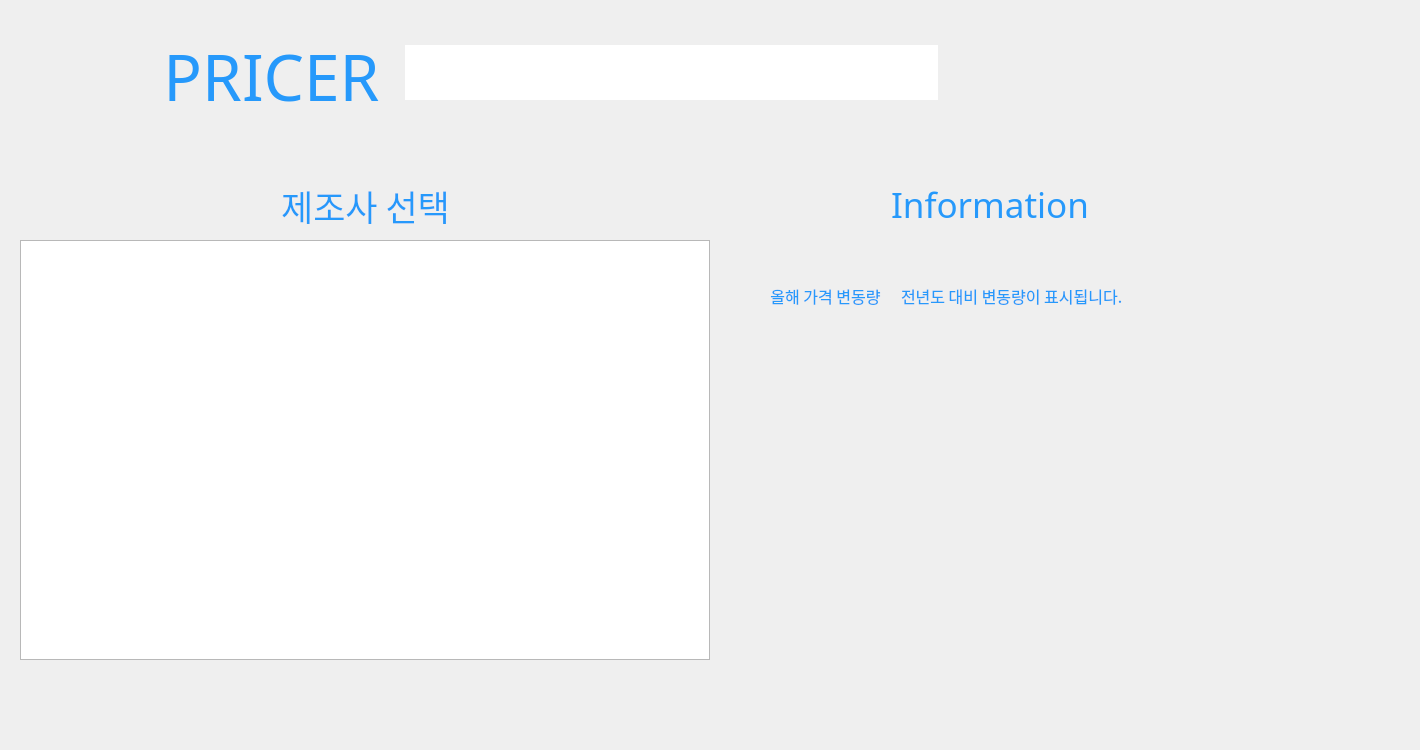
   <widget class="QWidget" name="tab_4">
    <attribute name="title">
     <string>제조사별</string>
    </attribute>
    <widget class="QTableWidget" name="company">
     <property name="geometry">
      <rect>
       <x>20</x>
       <y>240</y>
       <width>690</width>
       <height>420</height>
      </rect>
     </property>
     <property name="editTriggers">
      <set>QAbstractItemView::EditKeyPressed|QAbstractItemView::SelectedClicked</set>
     </property>
     <property name="defaultDropAction">
      <enum>Qt::IgnoreAction</enum>
     </property>
     <property name="alternatingRowColors">
      <bool>true</bool>
     </property>
     <property name="selectionBehavior">
      <enum>QAbstractItemView::SelectRows</enum>
     </property>
    </widget>
    <widget class="QWidget" name="verticalLayoutWidget_3">
     <property name="geometry">
      <rect>
       <x>770</x>
       <y>360</y>
       <width>461</width>
       <height>301</height>
      </rect>
     </property>
     <layout class="QVBoxLayout" name="companygraph"/>
    </widget>
    <widget class="QWidget" name="formLayoutWidget_3">
     <property name="geometry">
      <rect>
       <x>770</x>
       <y>240</y>
       <width>451</width>
       <height>111</height>
      </rect>
     </property>
     <layout class="QFormLayout" name="formLayout_3">
      <property name="fieldGrowthPolicy">
       <enum>QFormLayout::ExpandingFieldsGrow</enum>
      </property>
      <property name="labelAlignment">
       <set>Qt::AlignLeading|Qt::AlignLeft|Qt::AlignVCenter</set>
      </property>
      <property name="formAlignment">
       <set>Qt::AlignLeading|Qt::AlignLeft|Qt::AlignVCenter</set>
      </property>
      <property name="horizontalSpacing">
       <number>20</number>
      </property>
      <property name="verticalSpacing">
       <number>10</number>
      </property>
      <item row="0" column="0">
       <widget class="QLabel" name="label_10">
        <property name="font">
         <font>
          <family>나눔스퀘어 ExtraBold</family>
          <pointsize>12</pointsize>
         </font>
        </property>
        <property name="text">
         <string>&lt;html&gt;&lt;head/&gt;&lt;body&gt;&lt;p&gt;&lt;span style=&quot; color:#2699fb;&quot;&gt;올해 가격 변동량&lt;/span&gt;&lt;/p&gt;&lt;/body&gt;&lt;/html&gt;</string>
        </property>
        <property name="alignment">
         <set>Qt::AlignCenter</set>
        </property>
       </widget>
      </item>
      <item row="0" column="1">
       <widget class="QLabel" name="companydifflabel">
        <property name="font">
         <font>
          <family>나눔스퀘어 ExtraBold</family>
          <pointsize>12</pointsize>
         </font>
        </property>
        <property name="text">
         <string>&lt;html&gt;&lt;head/&gt;&lt;body&gt;&lt;p&gt;&lt;span style=&quot; color:#2699fb;&quot;&gt;전년도 대비 변동량이 표시됩니다.&lt;/span&gt;&lt;/p&gt;&lt;/body&gt;&lt;/html&gt;</string>
        </property>
       </widget>
      </item>
     </layout>
    </widget>
    <widget class="QLabel" name="label_37">
     <property name="geometry">
      <rect>
       <x>-20</x>
       <y>-10</y>
       <width>1411</width>
       <height>741</height>
      </rect>
     </property>
     <property name="text">
      <string/>
     </property>
     <property name="pixmap">
      <pixmap>ui 배경4.png</pixmap>
     </property>
    </widget>
    <widget class="QLabel" name="label_40">
     <property name="geometry">
      <rect>
       <x>16</x>
       <y>236</y>
       <width>699</width>
       <height>429</height>
      </rect>
     </property>
     <property name="text">
      <string/>
     </property>
     <property name="pixmap">
      <pixmap>품목배경2.png</pixmap>
     </property>
    </widget>
    <widget class="QLabel" name="label_28">
     <property name="geometry">
      <rect>
       <x>1231</x>
       <y>236</y>
       <width>5</width>
       <height>111</height>
      </rect>
     </property>
     <property name="text">
      <string/>
     </property>
     <property name="pixmap">
      <pixmap>품목배경2.png</pixmap>
     </property>
    </widget>
    <widget class="QLabel" name="label_29">
     <property name="geometry">
      <rect>
       <x>735</x>
       <y>659</y>
       <width>501</width>
       <height>5</height>
      </rect>
     </property>
     <property name="text">
      <string/>
     </property>
     <property name="pixmap">
      <pixmap>품목배경2.png</pixmap>
     </property>
    </widget>
    <widget class="QLabel" name="label_30">
     <property name="geometry">
      <rect>
       <x>735</x>
       <y>345</y>
       <width>501</width>
       <height>5</height>
      </rect>
     </property>
     <property name="text">
      <string/>
     </property>
     <property name="pixmap">
      <pixmap>품목배경2.png</pixmap>
     </property>
    </widget>
    <widget class="QLabel" name="label_31">
     <property name="geometry">
      <rect>
       <x>735</x>
       <y>355</y>
       <width>5</width>
       <height>306</height>
      </rect>
     </property>
     <property name="text">
      <string/>
     </property>
     <property name="pixmap">
      <pixmap>품목배경2.png</pixmap>
     </property>
    </widget>
    <widget class="QLabel" name="label_32">
     <property name="geometry">
      <rect>
       <x>735</x>
       <y>236</y>
       <width>501</width>
       <height>5</height>
      </rect>
     </property>
     <property name="text">
      <string/>
     </property>
     <property name="pixmap">
      <pixmap>품목배경2.png</pixmap>
     </property>
    </widget>
    <widget class="QLabel" name="label_41">
     <property name="geometry">
      <rect>
       <x>735</x>
       <y>236</y>
       <width>5</width>
       <height>111</height>
      </rect>
     </property>
     <property name="text">
      <string/>
     </property>
     <property name="pixmap">
      <pixmap>품목배경2.png</pixmap>
     </property>
    </widget>
    <widget class="QLabel" name="label_42">
     <property name="geometry">
      <rect>
       <x>735</x>
       <y>355</y>
       <width>501</width>
       <height>5</height>
      </rect>
     </property>
     <property name="text">
      <string/>
     </property>
     <property name="pixmap">
      <pixmap>품목배경2.png</pixmap>
     </property>
    </widget>
    <widget class="QLabel" name="label_43">
     <property name="geometry">
      <rect>
       <x>1231</x>
       <y>356</y>
       <width>5</width>
       <height>306</height>
      </rect>
     </property>
     <property name="text">
      <string/>
     </property>
     <property name="pixmap">
      <pixmap>품목배경2.png</pixmap>
     </property>
    </widget>
    <widget class="QLabel" name="label_65">
     <property name="geometry">
      <rect>
       <x>260</x>
       <y>180</y>
       <width>211</width>
       <height>51</height>
      </rect>
     </property>
     <property name="font">
      <font>
       <family>나눔스퀘어 ExtraBold</family>
       <pointsize>12</pointsize>
      </font>
     </property>
     <property name="text">
      <string>&lt;html&gt;&lt;head/&gt;&lt;body&gt;&lt;p&gt;&lt;span style=&quot; font-size:26pt; color:#2699fb;&quot;&gt;제조사 선택&lt;/span&gt;&lt;/p&gt;&lt;/body&gt;&lt;/html&gt;</string>
     </property>
     <property name="alignment">
      <set>Qt::AlignCenter</set>
     </property>
    </widget>
    <widget class="QLabel" name="label_66">
     <property name="geometry">
      <rect>
       <x>865</x>
       <y>180</y>
       <width>250</width>
       <height>41</height>
      </rect>
     </property>
     <property name="font">
      <font>
       <family>나눔스퀘어 ExtraBold</family>
       <pointsize>12</pointsize>
      </font>
     </property>
     <property name="text">
      <string>&lt;html&gt;&lt;head/&gt;&lt;body&gt;&lt;p&gt;&lt;span style=&quot; font-size:26pt; color:#2699fb;&quot;&gt;Information&lt;/span&gt;&lt;/p&gt;&lt;/body&gt;&lt;/html&gt;</string>
     </property>
     <property name="alignment">
      <set>Qt::AlignCenter</set>
     </property>
    </widget>
    <widget class="QLabel" name="label_71">
     <property name="geometry">
      <rect>
       <x>400</x>
       <y>40</y>
       <width>600</width>
       <height>5</height>
      </rect>
     </property>
     <property name="text">
      <string/>
     </property>
     <property name="pixmap">
      <pixmap>품목배경2.png</pixmap>
     </property>
    </widget>
    <widget class="QLabel" name="label_72">
     <property name="geometry">
      <rect>
       <x>400</x>
       <y>100</y>
       <width>600</width>
       <height>5</height>
      </rect>
     </property>
     <property name="text">
      <string/>
     </property>
     <property name="pixmap">
      <pixmap>품목배경2.png</pixmap>
     </property>
    </widget>
    <widget class="QLabel" name="label_77">
     <property name="geometry">
      <rect>
       <x>1000</x>
       <y>40</y>
       <width>5</width>
       <height>65</height>
      </rect>
     </property>
     <property name="text">
      <string/>
     </property>
     <property name="pixmap">
      <pixmap>품목배경2.png</pixmap>
     </property>
    </widget>
    <widget class="QLabel" name="label_78">
     <property name="geometry">
      <rect>
       <x>400</x>
       <y>40</y>
       <width>5</width>
       <height>65</height>
      </rect>
     </property>
     <property name="text">
      <string/>
     </property>
     <property name="pixmap">
      <pixmap>품목배경2.png</pixmap>
     </property>
    </widget>
    <widget class="QWidget" name="horizontalLayoutWidget_5">
     <property name="geometry">
      <rect>
       <x>30</x>
       <y>30</y>
       <width>350</width>
       <height>92</height>
      </rect>
     </property>
     <layout class="QHBoxLayout" name="horizontalLayout_6">
      <item>
       <widget class="QLabel" name="label_91">
        <property name="text">
         <string/>
        </property>
        <property name="pixmap">
         <pixmap>로고3.png</pixmap>
        </property>
       </widget>
      </item>
      <item>
       <widget class="QLabel" name="label_92">
        <property name="font">
         <font>
          <family>나눔스퀘어 ExtraBold</family>
          <pointsize>12</pointsize>
         </font>
        </property>
        <property name="text">
         <string>&lt;html&gt;&lt;head/&gt;&lt;body&gt;&lt;p&gt;&lt;span style=&quot; font-size:48pt; color:#2699fb;&quot;&gt;PRICER&lt;/span&gt;&lt;/p&gt;&lt;/body&gt;&lt;/html&gt;</string>
        </property>
        <property name="alignment">
         <set>Qt::AlignCenter</set>
        </property>
       </widget>
      </item>
     </layout>
    </widget>
    <widget class="QLineEdit" name="companyText">
     <property name="geometry">
      <rect>
       <x>405</x>
       <y>45</y>
       <width>533</width>
       <height>55</height>
      </rect>
     </property>
     <property name="font">
      <font>
       <family>나눔스퀘어 ExtraBold</family>
       <pointsize>12</pointsize>
       <weight>75</weight>
       <bold>true</bold>
      </font>
     </property>
     <property name="frame">
      <bool>false</bool>
     </property>
     <property name="cursorPosition">
      <number>0</number>
     </property>
     <property name="clearButtonEnabled">
      <bool>false</bool>
     </property>
    </widget>
    <widget class="QPushButton" name="companyButton">
     <property name="geometry">
      <rect>
       <x>938</x>
       <y>44</y>
       <width>63</width>
       <height>57</height>
      </rect>
     </property>
     <property name="text">
      <string> </string>
     </property>
     <property name="checkable">
      <bool>false</bool>
     </property>
     <property name="default">
      <bool>false</bool>
     </property>
     <property name="flat">
      <bool>true</bool>
     </property>
    </widget>
    <widget class="QLabel" name="label_84">
     <property name="geometry">
      <rect>
       <x>940</x>
       <y>40</y>
       <width>61</width>
       <height>61</height>
      </rect>
     </property>
     <property name="text">
      <string/>
     </property>
     <property name="pixmap">
      <pixmap>checkbox.png</pixmap>
     </property>
    </widget>
    <zorder>label_37</zorder>
    <zorder>verticalLayoutWidget_3</zorder>
    <zorder>formLayoutWidget_3</zorder>
    <zorder>label_40</zorder>
    <zorder>company</zorder>
    <zorder>label_28</zorder>
    <zorder>label_29</zorder>
    <zorder>label_30</zorder>
    <zorder>label_31</zorder>
    <zorder>label_32</zorder>
    <zorder>label_41</zorder>
    <zorder>label_42</zorder>
    <zorder>label_43</zorder>
    <zorder>label_65</zorder>
    <zorder>label_66</zorder>
    <zorder>label_71</zorder>
    <zorder>label_72</zorder>
    <zorder>label_77</zorder>
    <zorder>label_78</zorder>
    <zorder>horizontalLayoutWidget_5</zorder>
    <zorder>companyText</zorder>
    <zorder>label_84</zorder>
    <zorder>companyButton</zorder>
   </widget>
